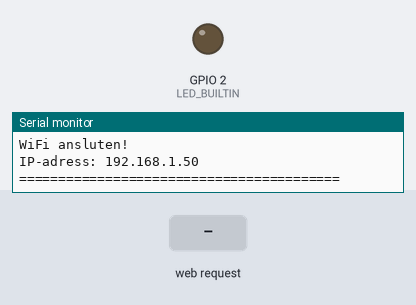
A sketch run on a simulated ESP8266 (NodeMCU). Parts: output pins drawn as LEDs (lit = HIGH, except the on-board LED, lit = LOW), the last lines printed to the serial monitor. The test bench sets the inputs (shaded band). WiFi joins after 1.5 s; servers stay silent unless stated.

Above: at 2.7 s.
2.8 s: HTTP request GET /on received
At 4.0 s:
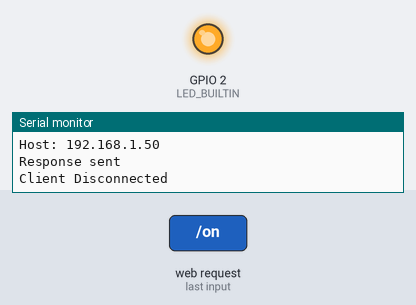
4.3 s: HTTP request GET /off received
At 5.2 s:
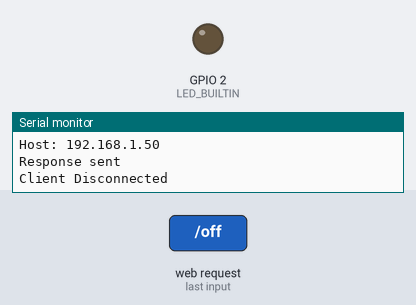
Timing chart, 0 to 7.3 s (numbered marks = the images above; inputs shaded):
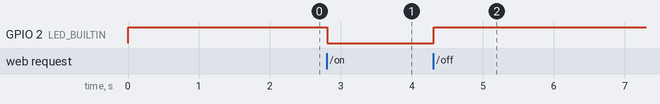

The sketch:

wifi-led.ino
```cpp
#include "config.h"

WiFiServer	server(80);
String		led_state		= "off";
String		header			= "";
u32			current_time	= 0;
u32			last_activity	= 0;
i8			c;

void
configModeCallback (WiFiManager *myWiFiManager)
{
  Serial.println("Gick in i konfigurationsläge");
  Serial.print("Anslut till Wi-Fi: ");
  Serial.println(myWiFiManager->getConfigPortalSSID());
  Serial.println("Öppna IP: 192.168.4.1 i din webbläsare");

  // Blinka lysdioden snabbt för att visa att vi är i config-läge
  pinMode(LED_BUILTIN, OUTPUT);
  for (int i = 0; i < 20; i++)
  {
    digitalWrite(LED_BUILTIN, LOW); // Tänd
    delay(50);
    digitalWrite(LED_BUILTIN, HIGH); // Släck
    delay(50);
  }
}

void
setup()
{
	Serial.begin(SERIAL_BAUDRATE);
	Serial.println("\nStartar...");
	pinMode(LED_BUILTIN, OUTPUT);
	digitalWrite(LED_BUILTIN, HIGH); // Håll den släckt (LOW = tänd)

	// Skapa en WiFiManager-instans
	WiFiManager wifiManager;

	// Ställ in en timeout för konfigurationsportalen (3 minuter)
	// Om ingen ansluter till portalen inom 3 min, startar den om.
	wifiManager.setConfigPortalTimeout(180);

	// Sätt en funktion som anropas när portalen startar (se ovan)
	wifiManager.setAPCallback(configModeCallback);

	// Detta är namnet på Wi-Fi-nätverket som din ESP8266 skapar
	String apName = "ESP8266-Config";

	// Försök att ansluta. Om det misslyckas, starta portalen.
	// autoConnect returnerar 'true' om den lyckades ansluta,
	// och 'false' om den startade portalen och fick timeout.
	if (!wifiManager.autoConnect(apName.c_str()))
	{
	  Serial.println("Misslyckades att ansluta och fick timeout.");
	  Serial.println("Startar om...");
	  delay(3000);
	  // Starta om ESP:n för att försöka igen
	  ESP.restart();
	  delay(5000);
	}

	// Om vi kommer hit, är vi anslutna!
	Serial.println("");
	Serial.println("=========================================");
	Serial.println("WiFi ansluten!");
	Serial.print("IP-adress: ");
	Serial.println(WiFi.localIP());
	Serial.println("=========================================");

	// Släck lysdioden för att visa att vi är anslutna och klara.
	// (På NodeMCU tänds den istället, eftersom den är omvänd)
	digitalWrite(LED_BUILTIN, HIGH);
	server.begin();
}

void
loop()
{
	WiFiClient	client = server.accept();

	if (client)
	{
		header			= "";
		current_time	= millis();
		last_activity	= current_time;

		while (client.connected() && current_time - last_activity <= TIMEOUT)
		{
			if (client.available())
			{
				c				= client.read();
				last_activity	= current_time;
				current_time	= millis();
				header			+= c;

				if (c == '\n')
				{
					if (header.endsWith("\r\n\r\n"))
					{
						Serial.println("Full header:");
						Serial.println(header);
						if (header.indexOf("GET /on") >= 0)
						{
							digitalWrite(LED_BUILTIN, LOW);
							led_state = "on";
						}
						else if (header.indexOf("GET /off") >= 0)
						{
							digitalWrite(LED_BUILTIN, HIGH);
							led_state = "off";
						}

						if (led_state == "off")
						{
							client.print(off_response);
						}
						else
						{
							client.print(on_response);
						}

						Serial.println("Response sent");
						break;
					}
				}
			}
		}

		client.stop();
		Serial.println("Client Disconnected");
	}
}
```

config.h
```cpp
#ifndef WIFI_H
#define WIFI_H

#include <ESP8266WiFi.h>
#include <DNSServer.h>
#include <ESP8266WebServer.h>
#include <WiFiManager.h> // https://github.com/tzapu/WiFiManager
#include "stddef32.h"

#ifndef LED_BUILTIN
#define LED_BUILTIN 2 // Definiera om den inte finns
#endif
#define SERIAL_BAUDRATE	115200

#define TIMEOUT			2000

const String off_response=
			"HTTP/1.1 200 OK\r\n"
			"Content-type:text/html\r\n"
			"Connection: close\r\n\r\n"
			"<!DOCTYPE html><html>"
			"<head><meta name=\"viewport\" content=\"width=device-width, initial-scale=1\">"
			"<link rel=\"icon\" href=\"data:,\">"
			"<style>html{font-family:Helvetica;display:inline-block;margin:0 auto;text-align:center;}"
			".button{background-color:#195B6A;border:none;color:white;padding:16px 40px;"
			"text-decoration:none;font-size:30px;margin:2px;cursor:pointer;}</style>"
			"<body><h1>ESP8266 Web Server</h1>"
			"<p>LED - State off</p>"
			"<p><a href=\"/on\"><button class=\"button\">ON</button></a></p>"
			"</body></html>";

const String on_response=
			"HTTP/1.1 200 OK\r\n"
			"Content-type:text/html\r\n"
			"Connection: close\r\n\r\n"
			"<!DOCTYPE html><html>"
			"<head><meta name=\"viewport\" content=\"width=device-width, initial-scale=1\">"
			"<link rel=\"icon\" href=\"data:,\">"
			"<style>html{font-family:Helvetica;display:inline-block;margin:0 auto;text-align:center;}"
			".button{background-color:#77878A;border:none;color:white;padding:16px 40px;"
			"text-decoration:none;font-size:30px;margin:2px;cursor:pointer;}</style>"
			"<body><h1>ESP8266 Web Server</h1>"
			"<p>LED - State on</p>"
			"<p><a href=\"/off\"><button class=\"button\">OFF</button></a></p>"
			"</body></html>";

#endif
```

Measured:
- after the input at 2.8 s, GPIO 2 (LED_BUILTIN): HIGH → LOW at once
- after the input at 4.3 s, GPIO 2 (LED_BUILTIN): LOW → HIGH at once
